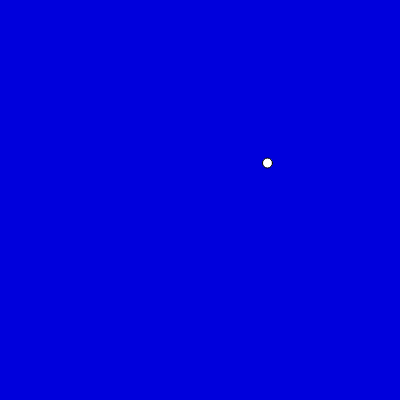
Frame 1 (no input)
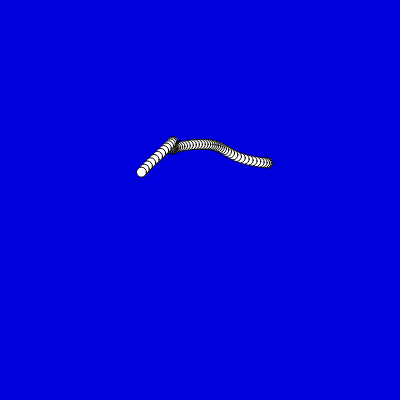
Frame 60 (no input)
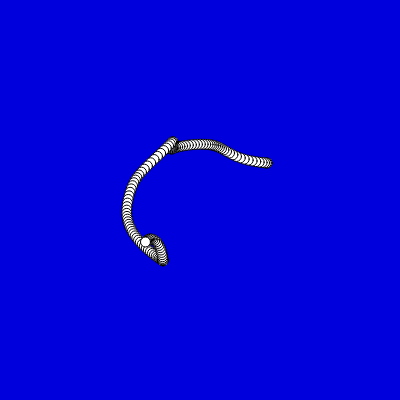
Frame 120 (the mouse pressed at the canvas centre since frame 60)

The p5.js sketch that drew these frames (run headless with seeded random() and noise() and a simulated clock; from frame 60 on, the mouse is pressed at the canvas centre):

// p5.js sketch
// ── sketch.js
let x, y, diam;
let speed = 1;


function setup() {
  createCanvas(400, 400);

  x = 0;
  y = height/ 2;
  diam=10;
  background(0, 0, 220);
}

function draw() {
  
  // x += speed;
  // y = random(height); // random
  x = noise(frameCount *  0.01) * width;
  y = noise(frameCount *  0.01 + 1) * height;
  

  
  if(x > width){
    x = 0;
    fill(random(255), random(255), random(255))
  }
  circle(x, y, diam);
}
